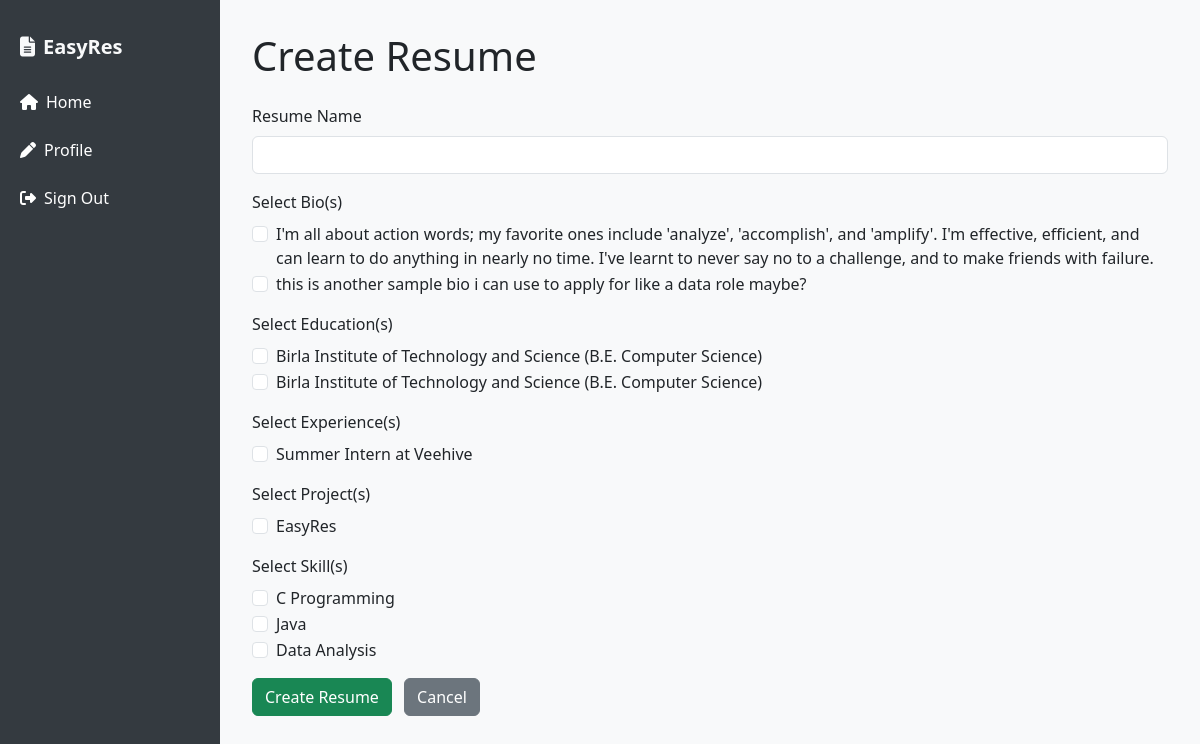
The page /resume/create (signed in) on the database as committed earlier.
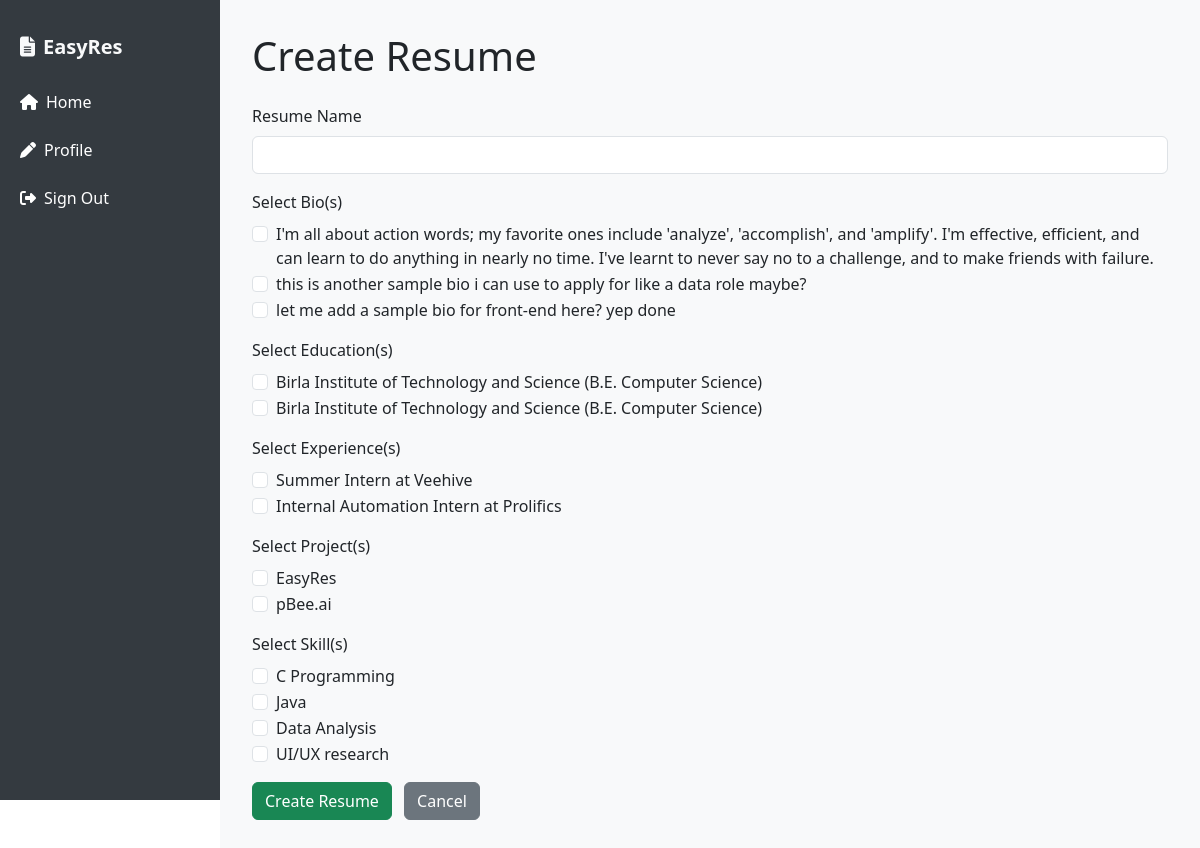
The same page on the database as committed later.
### website/models.py (models this page shows)
class Bios(db.Model):
    id = db.Column(db.Integer, primary_key=True)
    bio = db.Column(db.String(160))
    user_id = db.Column(db.Integer, db.ForeignKey('user.id'))

class Educations(db.Model):
    id = db.Column(db.Integer, primary_key=True)
    uni = db.Column(db.String(100))
    location = db.Column(db.String(50))
    degree = db.Column(db.String(100))
    start_year = db.Column(db.String(10))
    end_year = db.Column(db.String(10))
    user_id = db.Column(db.Integer, db.ForeignKey('user.id'))

class Experiences(db.Model):
    id = db.Column(db.Integer, primary_key=True)
    role = db.Column(db.String(25))
    comp = db.Column(db.String(25))
    desc = db.Column(db.String(500))
    start_date = db.Column(db.String(10), nullable=False)
    end_date = db.Column(db.String(10), nullable=True)
    ongoing = db.Column(db.Boolean, default=False)
    user_id = db.Column(db.Integer, db.ForeignKey('user.id'))

class Projects(db.Model):
    id = db.Column(db.Integer, primary_key=True)
    proj = db.Column(db.String(50))
    tool = db.Column(db.String(50))
    desc = db.Column(db.String(250))
    user_id = db.Column(db.Integer, db.ForeignKey('user.id'))

class Skills(db.Model):
    id = db.Column(db.Integer, primary_key=True)
    data = db.Column(db.String(20))
    user_id = db.Column(db.Integer, db.ForeignKey('user.id'))

### website/views.py (the view, shortened to what this page needs)
@views.route('/resume/create', methods=['GET', 'POST'])
@login_required
def create_resume():
    return render_template('resume_form.html',
        user=current_user,
        bios=current_user.bios,
        educations=current_user.educations,
        experiences=current_user.experiences,
        projects=current_user.projects,
        skills=current_user.skills,
        resume=None
    )

### website/__init__.py (called while the page is built)
def create_app():
    app = Flask(__name__)
    app.config['SECRET_KEY'] = "development key, need to figure out for production"
    app.config['SQLALCHEMY_DATABASE_URI'] = f'sqlite:///{DB_NAME}'
    db.init_app(app)
    from .views import views
    from .auth import auth
    app.register_blueprint(views, url_prefix='/')
    app.register_blueprint(auth, url_prefix='/')
    from .models import User, Skills
    create_database(app)
    login_manager = LoginManager()
    login_manager.login_view = 'auth.sign_in'
    login_manager.init_app(app)
    @login_manager.user_loader
    def load_user(id):
        return User.query.get(int(id))
    return app

### website/templates/resume_form.html (shortened to what this page needs)
{% extends "base.html" %} {% block content %}
<h1 class="mb-4">{{ 'Edit' if resume else 'Create' }} Resume</h1>
<form method="POST">
  <div class="mb-3">
    <label for="name" class="form-label">Resume Name</label>
    <input
      type="text"
      class="form-control"
      id="name"
      name="name"
      required
      value="{{ resume.name if resume else '' }}"
    />
  </div>
  <div class="mb-3">
    <label class="form-label">Select Bio(s)</label>
    {% for bio in bios %}
    <div class="form-check">
      <input
        class="form-check-input"
        type="checkbox"
        name="bios"
        value="{{ bio.id }}"
        id="bio{{ bio.id }}"
      />
      <label class="form-check-label" for="bio{{ bio.id }}"
        >{{ bio.bio }}</label
      >
    </div>
    {% endfor %}
  </div>
  <div class="mb-3">
    <label class="form-label">Select Education(s)</label>
    {% for edu in educations %}
    <div class="form-check">
      <input
        class="form-check-input"
        type="checkbox"
        name="educations"
        value="{{ edu.id }}"
        id="edu{{ edu.id }}"
      />
      <label class="form-check-label" for="edu{{ edu.id }}"
        >{{ edu.uni }} ({{ edu.degree }})</label
      >
    </div>
    {% endfor %}
  </div>
  <div class="mb-3">
    <label class="form-label">Select Experience(s)</label>
    {% for exp in experiences %}
    <div class="form-check">
      <input
        class="form-check-input"
        type="checkbox"
        name="experiences"
        value="{{ exp.id }}"
        id="exp{{ exp.id }}"
      />
      <label class="form-check-label" for="exp{{ exp.id }}"
        >{{ exp.role }} at {{ exp.comp }}</label
      >
    </div>
    {% endfor %}
  </div>
  <div class="mb-3">
    <label class="form-label">Select Project(s)</label>
    {% for proj in projects %}
    <div class="form-check">
      <input
        class="form-check-input"
        type="checkbox"
        name="projects"
        value="{{ proj.id }}"
        id="proj{{ proj.id }}"
      />
      <label class="form-check-label" for="proj{{ proj.id }}"
        >{{ proj.proj }}</label
      >
    </div>
    {% endfor %}
  </div>
  <div class="mb-3">
    <label class="form-label">Select Skill(s)</label>
    {% for skill in skills %}
    <div class="form-check">
      <input
        class="form-check-input"
        type="checkbox"
        name="skills"
        value="{{ skill.id }}"
        id="skill{{ skill.id }}"
      />
      <label class="form-check-label" for="skill{{ skill.id }}"
        >{{ skill.data }}</label
      >
    </div>
    {% endfor %}
  </div>
  <button type="submit" class="btn btn-success">
    {{ 'Update' if resume else 'Create' }} Resume
  </button>
  <a href="{{ url_for('views.list_resumes') }}" class="btn btn-secondary ms-2"
    >Cancel</a
  >
</form>
{% endblock %}

Rows that differ between the two databases and show on the page:
added Bios: bio "let me add a sample bio for front-end here? yep done"
added Experiences: role "Internal Automation Intern", comp "Prolifics"
added Projects: proj "pBee.ai"
added Skills: data "UI/UX research"
